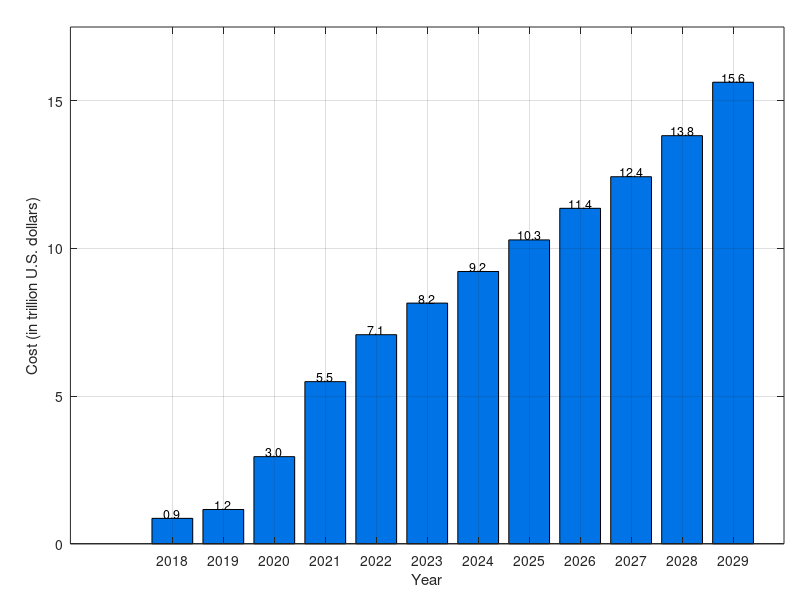

MATLAB code to generate this figure:
% Adam Lewis 3rd Year Individual Project
% Student ID 11076422

% ChatGPT o3-mini-high was used to aid debugging and production of the 
% MATLAB visualisations in this project.

% MATLAB script to draw bachart
% Data source: https://www-statista-com.manchester.idm.oclc.org/forecasts/1280009/cost-cybercrime-worldwide

% Create figure
plotWidth = 500;   % Width in pixels
plotHeight = 400;  % Height in pixels
figure('Color','w', 'Units','pixels', 'Position',[100 100 plotWidth plotHeight]);

% Define the data for plot
years = 2018:2029;
costs = [0.86, 1.16, 2.95, 5.49, 7.08, 8.15, 9.22, 10.29, 11.36, 12.43, 13.82, 15.63];

% Create bar chart
hBar = bar(years, costs, 'FaceColor', [0.00 0.45 0.90]);
hold on;

% Format x/y axis
xlabel('Year');
ylabel('Cost (in trillion U.S. dollars)');
xticks(years);

% Set y-axis limits
ylim([0 17.5]);

grid on;

% Add text labels to each bar
for i = 1:length(costs)
    text(years(i), costs(i), sprintf('%.1f', costs(i)), ...
        'HorizontalAlignment','center', ...
        'VerticalAlignment','bottom', ...
        'FontSize', 9, ...
        'Color','k');
end

hold off;


% trim whitespace arund exterior of plot
ax = gca;
ti = get(ax, 'TightInset');
set(ax, 'LooseInset', [ti(1) + 0.02, ti(2) + 0.02, ti(3) + 0.02, ti(4) + 0.02]);
% Save plot image
saveas(gcf, 'img_chapter_1_2_cost_of_cybercrime_global.png');
